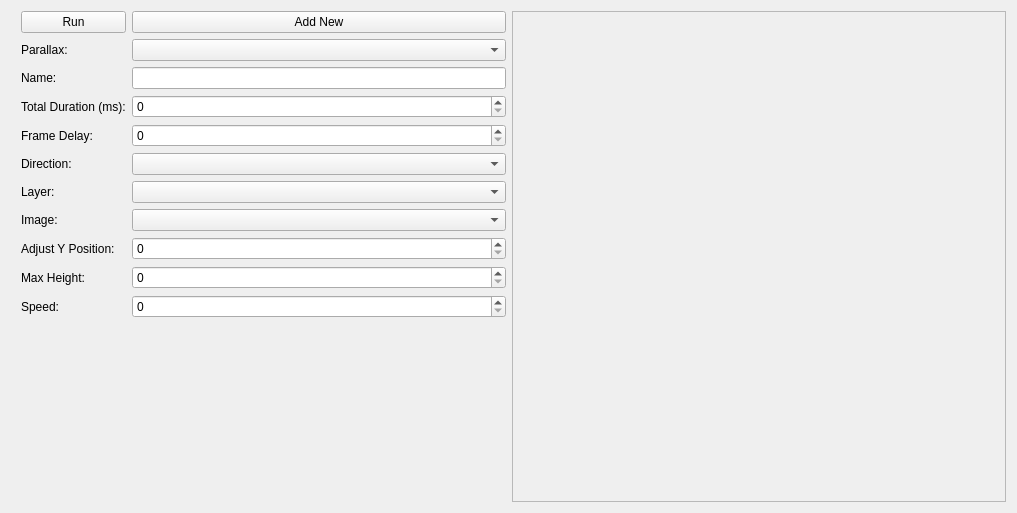
<?xml version="1.0" encoding="UTF-8"?>
<ui version="4.0">
 <class>tab_parallax</class>
 <widget class="QWidget" name="tab_parallax">
  <property name="geometry">
   <rect>
    <x>0</x>
    <y>0</y>
    <width>1017</width>
    <height>513</height>
   </rect>
  </property>
  <property name="windowTitle">
   <string>Form</string>
  </property>
  <layout class="QGridLayout" name="gridLayout">
   <item row="0" column="0">
    <layout class="QHBoxLayout" name="horizontalLayout">
     <item>
      <layout class="QGridLayout" name="gridLayout_2">
       <property name="leftMargin">
        <number>10</number>
       </property>
       <item row="11" column="0">
        <spacer name="verticalSpacer">
         <property name="orientation">
          <enum>Qt::Vertical</enum>
         </property>
         <property name="sizeHint" stdset="0">
          <size>
           <width>20</width>
           <height>40</height>
          </size>
         </property>
        </spacer>
       </item>
       <item row="10" column="1">
        <widget class="QSpinBox" name="parallax_layer_speed_spinBox"/>
       </item>
       <item row="2" column="0">
        <widget class="QLabel" name="label_2">
         <property name="text">
          <string>Name:</string>
         </property>
        </widget>
       </item>
       <item row="0" column="1">
        <widget class="QPushButton" name="pushButton">
         <property name="text">
          <string>Add New</string>
         </property>
        </widget>
       </item>
       <item row="8" column="0">
        <widget class="QLabel" name="label_6">
         <property name="text">
          <string>Adjust Y Position:</string>
         </property>
        </widget>
       </item>
       <item row="0" column="0">
        <widget class="QPushButton" name="run_pushButton">
         <property name="text">
          <string>Run</string>
         </property>
        </widget>
       </item>
       <item row="5" column="1">
        <widget class="QComboBox" name="parallax_direction_comboBox"/>
       </item>
       <item row="7" column="0">
        <widget class="QLabel" name="label_5">
         <property name="text">
          <string>Image:</string>
         </property>
        </widget>
       </item>
       <item row="1" column="1">
        <widget class="QComboBox" name="parallax_select_comboBox"/>
       </item>
       <item row="9" column="1">
        <widget class="QSpinBox" name="parallax_layer_maxh_spinBox">
         <property name="maximum">
          <number>999</number>
         </property>
        </widget>
       </item>
       <item row="1" column="0">
        <widget class="QLabel" name="label">
         <property name="text">
          <string>Parallax:</string>
         </property>
        </widget>
       </item>
       <item row="5" column="0">
        <widget class="QLabel" name="label_9">
         <property name="text">
          <string>Direction:</string>
         </property>
        </widget>
       </item>
       <item row="9" column="0">
        <widget class="QLabel" name="label_7">
         <property name="text">
          <string>Max Height:</string>
         </property>
        </widget>
       </item>
       <item row="2" column="1">
        <widget class="QLineEdit" name="parallax_name_lineEdit"/>
       </item>
       <item row="10" column="0">
        <widget class="QLabel" name="label_8">
         <property name="text">
          <string>Speed:</string>
         </property>
        </widget>
       </item>
       <item row="6" column="0">
        <widget class="QLabel" name="label_3">
         <property name="text">
          <string>Layer:</string>
         </property>
        </widget>
       </item>
       <item row="6" column="1">
        <widget class="QComboBox" name="parallax_layer_comboBox"/>
       </item>
       <item row="8" column="1">
        <widget class="QSpinBox" name="parallax_layer_ypos_spinBox">
         <property name="maximum">
          <number>999</number>
         </property>
        </widget>
       </item>
       <item row="7" column="1">
        <widget class="QComboBox" name="parallax_layer_image_comboBox"/>
       </item>
       <item row="4" column="1">
        <widget class="QSpinBox" name="parallax_delay_spinBox">
         <property name="maximum">
          <number>9999</number>
         </property>
        </widget>
       </item>
       <item row="4" column="0">
        <widget class="QLabel" name="label_4">
         <property name="text">
          <string>Frame Delay:</string>
         </property>
        </widget>
       </item>
       <item row="3" column="0">
        <widget class="QLabel" name="label_10">
         <property name="text">
          <string>Total Duration (ms):</string>
         </property>
        </widget>
       </item>
       <item row="3" column="1">
        <widget class="QSpinBox" name="duration_spinBox">
         <property name="maximum">
          <number>99999</number>
         </property>
        </widget>
       </item>
      </layout>
     </item>
    </layout>
   </item>
   <item row="0" column="1">
    <widget class="QScrollArea" name="scrollArea">
     <property name="widgetResizable">
      <bool>true</bool>
     </property>
     <widget class="QWidget" name="scrollAreaWidgetContents">
      <property name="geometry">
       <rect>
        <x>0</x>
        <y>0</y>
        <width>494</width>
        <height>493</height>
       </rect>
      </property>
      <layout class="QGridLayout" name="gridLayout_3">
       <item row="0" column="0">
        <widget class="parallaxpreviewarea" name="image_preview_widget" native="true"/>
       </item>
      </layout>
     </widget>
    </widget>
   </item>
  </layout>
 </widget>
 <customwidgets>
  <customwidget>
   <class>parallaxpreviewarea</class>
   <extends>QWidget</extends>
   <header>widgets/parallaxpreviewarea.h</header>
   <container>1</container>
  </customwidget>
 </customwidgets>
 <resources/>
 <connections/>
</ui>
